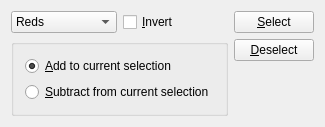
<?xml version="1.0" encoding="UTF-8"?>
<ui version="4.0">
 <class>WdgColorRange</class>
 <widget class="QWidget" name="WdgColorRange">
  <property name="geometry">
   <rect>
    <x>0</x>
    <y>0</y>
    <width>297</width>
    <height>101</height>
   </rect>
  </property>
  <property name="windowTitle">
   <string>Color Range</string>
  </property>
  <layout class="QVBoxLayout">
   <item>
    <layout class="QHBoxLayout">
     <property name="margin">
      <number>0</number>
     </property>
     <item>
      <layout class="QVBoxLayout">
       <property name="margin">
        <number>0</number>
       </property>
       <item>
        <layout class="QHBoxLayout">
         <property name="margin">
          <number>0</number>
         </property>
         <item>
          <widget class="QComboBox" name="cmbSelect">
           <item>
            <property name="text">
             <string>Reds</string>
            </property>
           </item>
           <item>
            <property name="text">
             <string>Yellows</string>
            </property>
           </item>
           <item>
            <property name="text">
             <string>Greens</string>
            </property>
           </item>
           <item>
            <property name="text">
             <string>Cyans</string>
            </property>
           </item>
           <item>
            <property name="text">
             <string>Blues</string>
            </property>
           </item>
           <item>
            <property name="text">
             <string>Magentas</string>
            </property>
           </item>
           <item>
            <property name="text">
             <string>Highlights</string>
            </property>
           </item>
           <item>
            <property name="text">
             <string>Midtones</string>
            </property>
           </item>
           <item>
            <property name="text">
             <string>Shadows</string>
            </property>
           </item>
           <item>
            <property name="text">
             <string>Out of Gamut</string>
            </property>
           </item>
          </widget>
         </item>
         <item>
          <widget class="QCheckBox" name="chkInvert">
           <property name="text">
            <string>&amp;Invert</string>
           </property>
          </widget>
         </item>
        </layout>
       </item>
       <item>
        <widget class="QGroupBox" name="grpSelection">
         <property name="title">
          <string/>
         </property>
         <layout class="QVBoxLayout">
          <item>
           <widget class="QRadioButton" name="radioAdd">
            <property name="text">
             <string>&amp;Add to current selection</string>
            </property>
            <property name="checked">
             <bool>true</bool>
            </property>
           </widget>
          </item>
          <item>
           <widget class="QRadioButton" name="radioSubtract">
            <property name="text">
             <string>&amp;Subtract from current selection</string>
            </property>
           </widget>
          </item>
         </layout>
        </widget>
       </item>
      </layout>
     </item>
     <item>
      <layout class="QVBoxLayout">
       <property name="margin">
        <number>0</number>
       </property>
       <item>
        <widget class="QPushButton" name="bnSelect">
         <property name="text">
          <string>&amp;Select</string>
         </property>
        </widget>
       </item>
       <item>
        <widget class="QPushButton" name="bnDeselect">
         <property name="text">
          <string>&amp;Deselect</string>
         </property>
        </widget>
       </item>
       <item>
        <spacer name="spacer9">
         <property name="orientation">
          <enum>Qt::Vertical</enum>
         </property>
         <property name="sizeType">
          <enum>QSizePolicy::Expanding</enum>
         </property>
         <property name="sizeHint" stdset="0">
          <size>
           <width>20</width>
           <height>40</height>
          </size>
         </property>
        </spacer>
       </item>
      </layout>
     </item>
    </layout>
   </item>
  </layout>
 </widget>
 <layoutdefault spacing="6" margin="11"/>
 <resources/>
 <connections/>
</ui>
